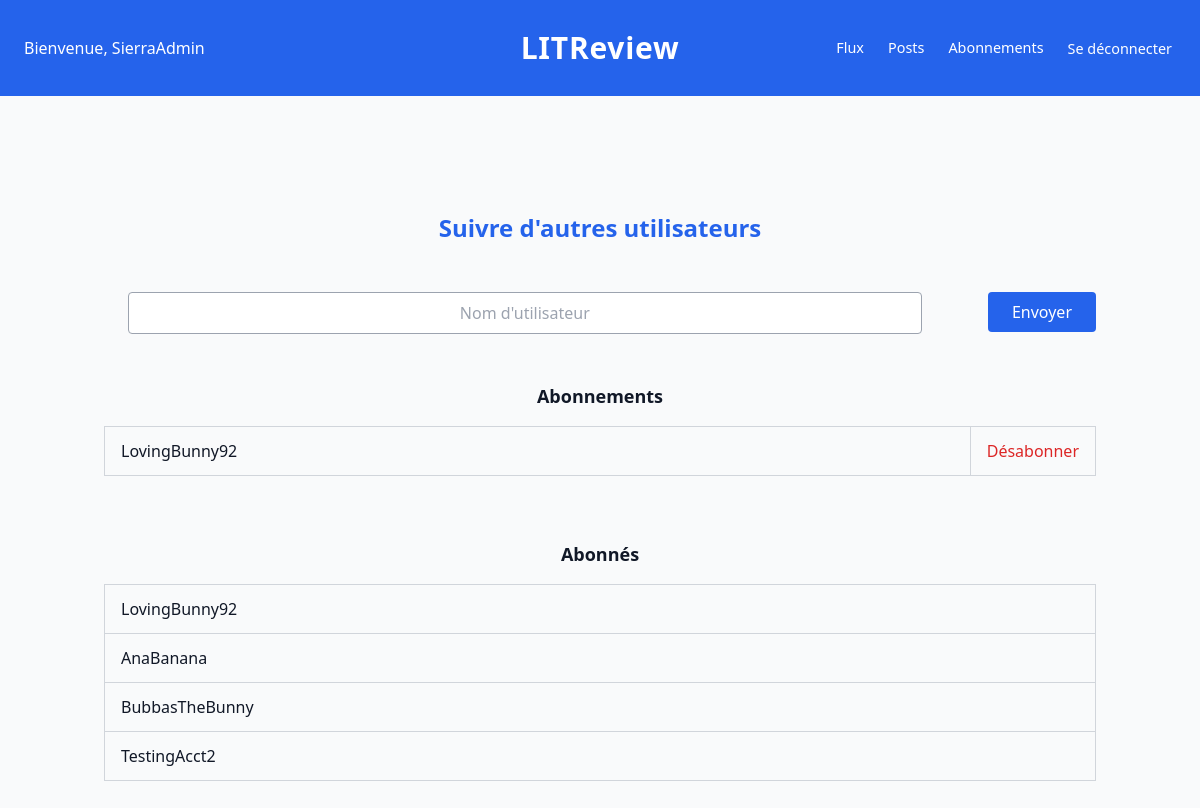
/users/moi/follows/ (signed in), run on an earlier commit of the app's database.
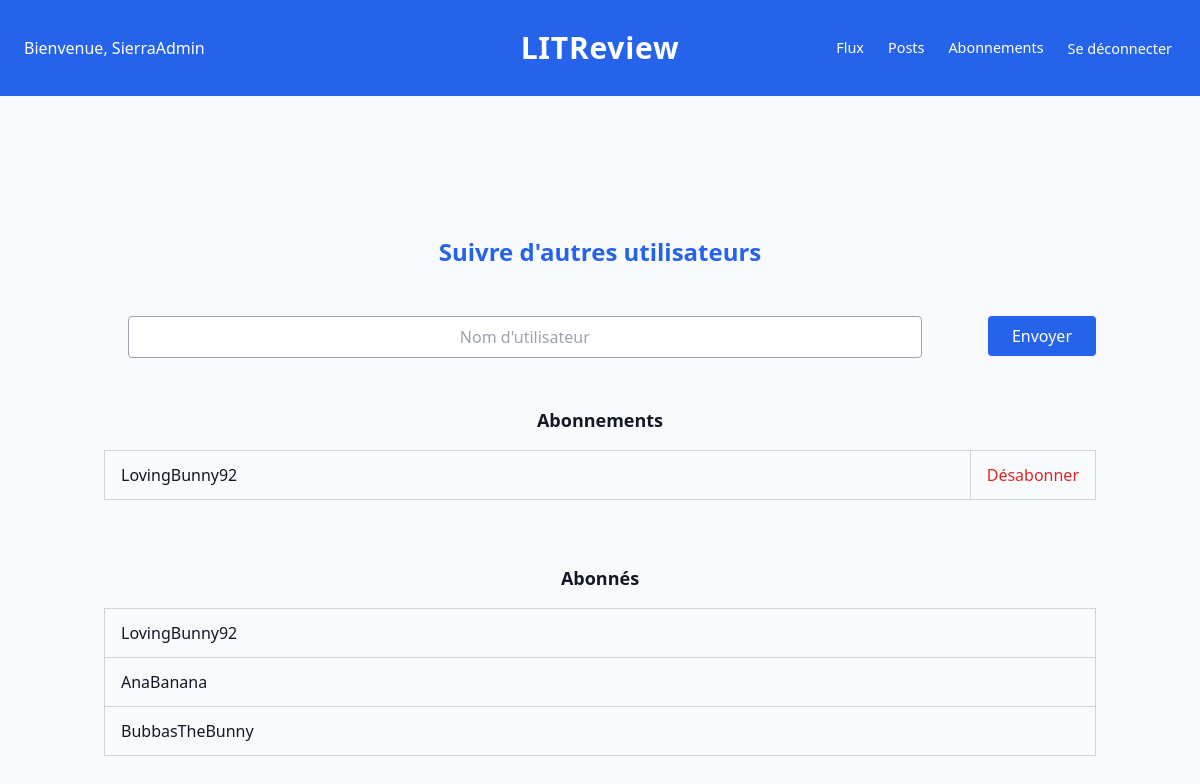
And on a later commit of the database.
### users/models.py (models this page shows)
class User(AbstractUser):
    pass

### users/views.py (the view, shortened to what this page needs)
# urls.py: path("moi/follows/", views.my_follows, name="my_follows"),
@login_required
def my_follows(request):
    user = request.user
    following_list = User.objects.filter(followers__user=request.user)
    followers_list = User.objects.filter(following__followed_user=request.user)
    return render(
        request,
        "users/pages/follows.html",
        {
            "following_list": following_list,
            "followers_list": followers_list,
        },
    )

### templates/users/pages/follows.html (shortened to what this page needs)
{% extends "base.html" %}
{% block content %}
<div class="w-full flex justify-center">
    <div class="w-full max-w-5xl px-4">
        <h1 class="text-blue-600 text-2xl font-semibold text-center mb-12">
            Suivre d'autres utilisateurs
        </h1>
        <form method="post" class="mb-12">
            <div class="flex flex-col md:flex-row items-start gap-4">
                <input type="text"
                       name="username"
                       placeholder="Nom d'utilisateur"
                       class="w-full md:w-4/5 border border-gray-400 px-3 py-2 md:ml-6 rounded
                       placeholder:text-center text-left bg-white">
                <button type="submit"
                        class="bg-blue-600 text-white px-6 py-2 rounded whitespace-nowrap h-auto ml-auto">
                    Envoyer
                </button>
            </div>
        </form>
        <section id="abonnements" class="mt-10">
            <h2 class="text-lg font-semibold mb-4 text-center ">Abonnements</h2>
            <div class="border border-gray-300 divide-y divide-gray-300">
                {% for follow in following_list %}
                    <div class="grid grid-cols-[1fr_auto]">
                        <div class="px-4 py-3 w-full md:border-r md:border-gray-300">
                            {{ follow.username }}
                        </div>
                        <div class="px-4 py-3 flex justify-end items-center">
                            <form action="{% url 'users:unfollow' follow.id %}" method="post">
                                <button class="text-red-600 hover:underline whitespace-nowrap">
                                    Désabonner
                                </button>
                            </form>
                        </div>
                    </div>
                {% empty %}
                    <p class="px-4 py-4 text-gray-500">Aucun abonnement.</p>
                {% endfor %}
            </div>
        </section>
        <section id="abonnes" class="mt-16">
            <h2 class="text-lg font-semibold mb-4 text-center">Abonnés</h2>
            <div class="border border-gray-300 divide-y divide-gray-300">
                {% for follower in followers_list %}
                    <div class="px-4 py-3">
                        {{ follower.username }}
                    </div>
                {% empty %}
                    <p class="px-4 py-4 text-gray-500">Aucun abonné.</p>
                {% endfor %}
            </div>
        </section>
    </div>
</div>
{% endblock %}

### templates/base.html (shortened to what this page needs)
{% load static %}
<!DOCTYPE html>
<html lang="fr">
  <head>
    <link rel="stylesheet" href="{% static 'css/tailwind.css' %}">
  </head>
  <body class="min-h-screen bg-gray-50 text-gray-900">
    <header
      class="sticky top-0 z-50 bg-blue-600 text-white px-4 md:px-6
             grid grid-cols-2 md:grid-cols-[1fr_auto_1fr]
             items-center h-16 md:h-24">
      <div class="hidden md:flex items-center">
        {% if request.user.is_authenticated %}
            <span class="text-sm lg:text-base font-medium">
              Bienvenue, {{ request.user.username }}
            </span>
        {% endif %}
      </div>
      <div class="justify-self-start md:justify-self-center">
        <h1 class="text-xl lg:text-3xl font-bold tracking-wide">
          LITReview
        </h1>
      </div>
      <div class="justify-self-end">
        {% if request.user.is_authenticated %}
          <nav class="hidden md:flex items-center gap-2 lg:gap-4"
               aria-label="Navigation principale">
            <a href="{% url 'reviews:feed' %}"
               class="hover:underline focus:outline-none focus:ring-2 focus:ring-white rounded px-1
                      md:text-[.75rem] lg:text-[0.9rem] xl:text-base">
              Flux
            </a>
            <a href="{% url 'users:my_posts' %}"
               class="hover:underline focus:outline-none focus:ring-2 focus:ring-white rounded px-1
                      md:text-[.75rem] lg:text-[0.9rem] xl:text-base">
              Posts
            </a>
            <a href="{% url 'users:my_follows' %}"
               class="hover:underline focus:outline-none focus:ring-2 focus:ring-white rounded px-1
                      md:text-[.75rem] lg:text-[0.9rem] xl:text-base">
              Abonnements
            </a>
            <form method="post" action="{% url 'logout' %}" class="inline">
              <button type="submit"
                      class="hover:underline focus:outline-none focus:ring-2 focus:ring-white rounded px-1
                             md:text-[.75rem] lg:text-[0.9rem] xl:text-base">
                Se déconnecter
              </button>
            </form>
          </nav>
        {% endif %}
      </div>
    </header>
    <main class="flex flex-col items-center justify-center min-h-screen">
      {% block content %}{% endblock %}
    </main>
  </body>
</html>

What changed in the data, as far as the page shows it:
removed User: username "TestingAcct2", shown under "Abonnés"
